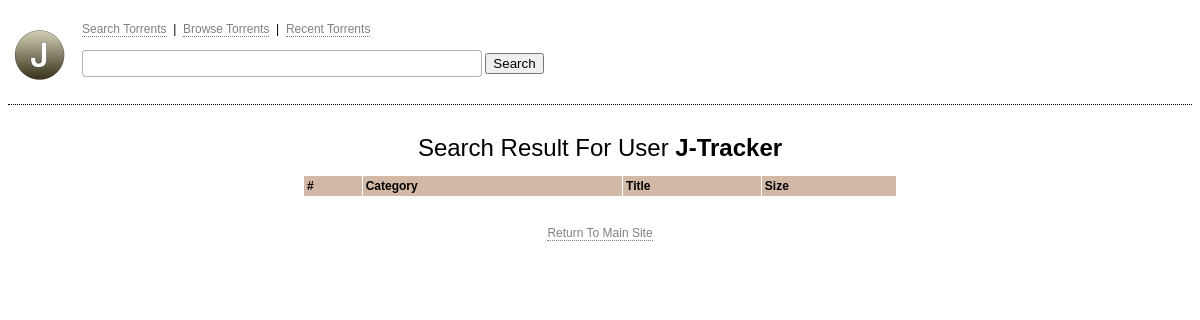
Page /user.php?id=J-Tracker on the earlier database version.
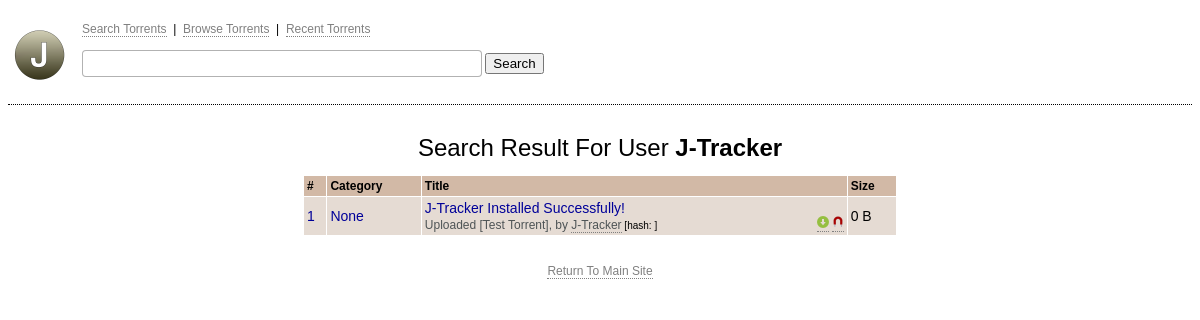
Same page on the later database version.
### tables this page shows
CREATE TABLE `torrents` (
  `id` int(11) NOT NULL AUTO_INCREMENT,
  `cat` varchar(255) DEFAULT NULL,
  `uploader` varchar(255) DEFAULT NULL,
  `description` text,
  `link` varchar(255) DEFAULT NULL,
  `title` varchar(255) DEFAULT NULL,
  `date` tinytext,
  PRIMARY KEY (`id`)
);

### classes/torrent.php (called while the page is built, shortened)
<?php
class Torrent {
	static protected $_errors = array();
	public function __construct ( $data = null, $meta = array(), $piece_length = 256 ) {
		if ( $this->build( $data, $piece_length * 1024 ) )
			$this->touch();
		else
			$meta = array_merge( $meta, $this->decode( $data ) );
	}
	public function announce ( $announce = null ) {
		if ( is_null( $announce ) )
			return ! isset( $this->{'announce-list'} ) ?
				isset( $this->announce ) ? $this->announce : null :
				$this->{'announce-list'};
	}
	public function name ( $name = null ) {
		return is_null( $name ) ?
			isset( $this->info['name'] ) ? $this->info['name'] : null :
			$this->touch( $this->info['name'] = (string) $name );
	}
	public function hash_info () {
		return isset( $this->info ) ?
			sha1( self::encode( $this->info ) ) :
			null;
	}
	public function size ( $precision = null ) {
		$size = 0;
		return is_null( $precision ) ?
			$size :
			self::format( $size, $precision );
	}
	public function magnet ( $html = true ) {
		$ampersand = $html ? '&amp;' : '&';
		return sprintf( 'magnet:?xt=urn:btih:%2$s%1$sdn=%3$s%1$sxl=%4$d%1$str=%5$s', $ampersand, $this->hash_info(), urlencode( $this->name() ), $this->size(), implode( $ampersand .'tr=', self::untier( $this->announce() ) ) );
	}
	static protected function decode ( $string ) {
		$data = is_file( $string ) || self::url_exists( $string ) ?
			self::file_get_contents( $string ) :
			$string;
		return (array) self::decode_data( $data );
	}
	static private function decode_data ( & $data ) {
		switch( self::char( $data ) ) {
		default:
			return self::decode_string( $data );
		}
	}
	static private function decode_string ( & $data ) {
		if ( ! $colon = @strpos( $data, ':' ) )
			return self::set_error( new Exception( 'Invalid string length, colon not found' ) );
		$length = intval( substr( $data, 0, $colon ) );
		$string = substr( $data, $colon + 1, $length );
		return $string;
	}
	protected function build ( $data, $piece_length ) {
		if ( is_null( $data ) )
			return false;
		elseif ( is_array( $data ) && self::is_list( $data ) )
			return $this->info = $this->files( $data, $piece_length );
		elseif ( is_dir( $data ) )
			return $this->info = $this->folder( $data, $piece_length );
		elseif ( ( is_file( $data ) || self::url_exists( $data ) ) && ! self::is_torrent( $data ) )
			return $this->info = $this->file( $data, $piece_length );
		else
			return false;
	}
	static protected function set_error ( $exception, $message = false ) {
		return ( array_unshift( self::$_errors, $exception ) && $message ) ? $exception->getMessage() : false;
	}
	static private function char ( $data ) {
		return empty( $data ) ?
			false :
			substr( $data, 0, 1 );
	}
	static public function format ( $size, $precision = 2 ) {
		$units = array ('B', 'KiB', 'MiB', 'GiB', 'TiB');
		while( ( $next = next( $units ) ) && $size > 1024 )
			$size /= 1024;
		return round( $size, $precision ) . ' ' . ( $next ? prev( $units ) : end( $units ) );
	}
	static public function is_url ( $url ) {
		return preg_match( '#^http(s)?://[a-z0-9-]+(.[a-z0-9-]+)*(:[0-9]+)?(/.*)?$#i', $url );
	}
	static public function url_exists ( $url ) {
		return self::is_url( $url ) ?
			(bool) self::filesize ( $url ) :
			false;
	}
	static public function untier( $announces ) {
		$list = array();
		return $list;
	}
}

### user.php (the view, shortened to what this page needs)
<!DOCTYPE html PUBLIC "-//W3C//DTD XHTML 1.0 Strict//EN"
        "http://www.w3.org/TR/xhtml1/DTD/xhtml1-strict.dtd">
<html xmlns="http://www.w3.org/1999/xhtml">
<?php
include('classes/torrent.php');
?>
<head>
    <link rel="stylesheet" type="text/css" href="skin/default/style.css"/>
</head>
<body>
<div class="topbar">
<form action="search.php" id="search" method="get">
<a href="index.php" class="a" style="float: left; border-bottom: 0px solid lol;"><img src="skin/default/img/logo.png" width="64" height="64" id="" alt="" class="topbar-logo"></a><br />
<a href="index.php" title="Search Torrents">Search Torrents</a>&nbsp;&nbsp;|&nbsp;
<a href="browse.php?p=0" title="Browse Torrents">Browse Torrents</a>&nbsp;&nbsp;|&nbsp;
<a href="#" title="Recent Torrent">Recent Torrents</a>
<br><br><input type="search" class="search" required="" name="query" value=""> <input value="Search" type="submit" class="submitbutton"><br>
</form>
</div>
<?php
echo "
<center>
<br>
<br>
<div class='torrenttable' >
<center>
<span style='font-family: Helvetica; font-size: 24px'>Search Result For User <b>" .htmlspecialchars($_GET['id']). "</b></span><br><br>
<center>
<table >
<tr>
                        <td>
                            #
                        </td>
						<td >
                            Category
                        </td>
                        <td >
                            Title
                        </td>
                        <td>
                            Size
                        </td>
                    </tr>
";
$query = mysql_query("SELECT * FROM torrents WHERE uploader='".htmlspecialchars($_GET['id'])."'")
or die(mysql_error());
            while($results = mysql_fetch_array($query)){
				$torrent = new Torrent( $results['link'] );
                echo
				"
                        <td>
                            <a class='torrentlinks' href='torrent.php?id=" . $results['id'] . "'>".$results['id']."</a>
                        </td>
						<td>
                            <a class='torrentlinks' href='torrent.php?id=" . $results['id'] . "'>".$results['cat']."</a>
                        </td>
                        <td>
                            <a class='torrentlinks' href='torrent.php?id=" . $results['id'] . "'>".$results['title']."<br><span class='torrentsmalldetails'>Uploaded " . $results['date'] . ", by <a class='torrentsmalldetails' href='user.php?id=" . $results['uploader'] . "'>" . $results['uploader'] . "</a> [hash: " . $torrent->hash_info() . "]</span> <font style='float:right'><a class='torrentsmalldetails' href='" . $results['link'] . "' title='Download .torrent File'><img src='skin/default/img/dl_torrent.png' width='12' height='12'></a> <a class='torrentsmalldetails' href='" . $torrent->magnet() . "' title='Download Via Magnet'><img src='skin/default/img/dl_magnet.png' width='12' height='12'></font></a>
                        </td>
                        <td>
                            <font class='torrentlinks' style='color: black'>" . $torrent->format($torrent->size()) . "</font>
                        </td>
                    </tr>
				";
            }
?>
</table>
</div>
<br>
<br>
<a href="./index.php">Return To Main Site</a></center>
</body>
</html>

### skin/default/style.css (style rules this page uses)
body { font-family: Helvetica; font-size: 12px; }
.topbar { display: block; width: 100%; height: 96px; border-bottom: 1px dotted black; margin: 0px; }
.search { width: 400px; border: 1px solid rgba(0,0,0,0.3); border-radius: 4px 4px 4px 4px; padding: 5px; -webkit-box-sizing: border-box; -moz-box-sizing: border-box; box-sizing: border-box; }
.a { font-family: Helvetica; font-size: 12px; color: gray; text-decoration: none; border-bottom: 0px dotted gray; }
a { font-family: Helvetica; font-size: 12px; color: gray; text-decoration: none; border-bottom: 1px dotted gray; }
.topbar-logo { float: left; border: 0; padding: 0; margin-top: 15px; padding-right: 10px; }
.torrentlinks { font-family: Helvetica; font-size: 14px; color: #009; text-decoration: none; border-bottom: 0px; }
.torrentsmalldetails { font-size: 12px; color: #4e5456; text-decoration: none; }
.torrenttable { margin:0px;padding:0px; width:50%; border:1px solid white; -moz-border-radius-bottomleft:0px; -webkit-border-bottom-left-radius:0px; border-bottom-left-radius:0px; -moz-border-radius-bottomright:0px; -webkit-border-bottom-right-radius:0px; border-bottom-right-radius:0px; -moz-border-radius-topright:0px; -webkit-border-top-right-radius:0px; border-top-right-radius:0px; -moz-border-radius-topleft:0px; -webkit-border-top-left-radius:0px; border-top-left-radius:0px; }
.torrenttable table { border-collapse: collapse; border-spacing: 0; width:100%; height:100%; margin:0px;padding:0px; }
.torrenttable tr:last-child td:last-child { -moz-border-radius-bottomright:0px; -webkit-border-bottom-right-radius:0px; border-bottom-right-radius:0px; }
.torrenttable table tr:first-child td:first-child { -moz-border-radius-topleft:0px; -webkit-border-top-left-radius:0px; border-top-left-radius:0px; }
.torrenttable table tr:first-child td:last-child { -moz-border-radius-topright:0px; -webkit-border-top-right-radius:0px; border-top-right-radius:0px; }
.torrenttable tr:last-child td:first-child { -moz-border-radius-bottomleft:0px; -webkit-border-bottom-left-radius:0px; border-bottom-left-radius:0px; }
.torrenttable tr:nth-child(odd) { background-color:#ffffff; }
.torrenttable td { background: #E5DBD3; border:1px solid white; border-width:0px 1px 1px 0px; text-align:left; padding:3px; font-size:10px; font-family:Arial; font-weight:normal; color:#000000; }
.torrenttable tr:last-child td { border-width:0px 1px 0px 0px; }
.torrenttable tr td:last-child { border-width:0px 0px 1px 0px; }
.torrenttable tr:last-child td:last-child { border-width:0px 0px 0px 0px; }
.torrenttable tr:first-child td { filter:progid:DXImageTransform.Microsoft.gradient(startColorstr="#cccccc", endColorstr="#b2b2b2"); background: -o-linear-gradient(top,#cccccc,b2b2b2); background-color:#D2B9A6; border:0px solid white; text-align:left; border-width:0px 0px 1px 1px; font-size:12px; font-family:Arial; font-weight:bold; color:#000000; }
.torrenttable tr:first-child td:first-child { border-width:0px 0px 1px 0px; }
.torrenttable tr:first-child td:last-child { border-width:0px 0px 1px 1px; }

Differences in the rows shown:
added torrents: id "1", cat "None", title "J-Tracker Installed Successfully!", date "[Test Torrent]", uploader "J-Tracker", size "0 B"
